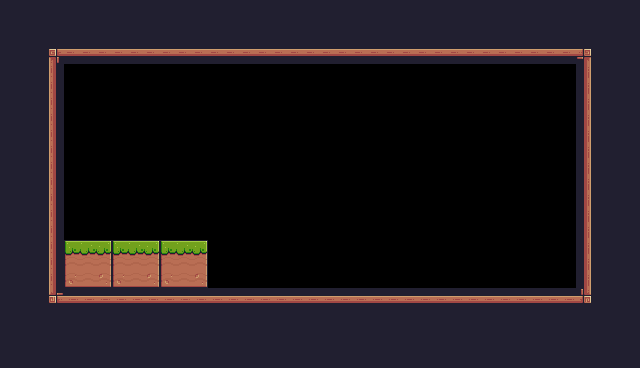

This game map was drawn from its Tiled (.tmx) file and the tilesets committed beside it. A one-line description and the full map source follow:
An orthogonal 40x23 tile map with 16x16 px tiles, 1 tile layer (Camada de Blocos 1).

<map version="1.10" tiledversion="1.11.2" orientation="orthogonal" renderorder="right-down" width="40" height="23" tilewidth="16" tileheight="16" infinite="0" nextlayerid="2" nextobjectid="1">
 <tileset firstgid="1" source="Pixel Adventure.tsx" />
 <layer id="1" name="Camada de Blocos 1" width="40" height="23">
  <data encoding="csv">
24,24,24,24,24,24,24,24,24,24,24,24,24,24,24,24,24,24,24,24,24,24,24,24,24,24,24,24,24,24,24,24,24,24,24,24,24,24,24,24,
24,24,24,24,24,24,24,24,24,24,24,24,24,24,24,24,24,24,24,24,24,24,24,24,24,24,24,24,24,24,24,24,24,24,24,24,24,24,24,24,
24,24,24,24,24,24,24,24,24,24,24,24,24,24,24,24,24,24,24,24,24,24,24,24,24,24,24,24,24,24,24,24,24,24,24,24,24,24,24,24,
24,24,24,89,90,90,90,90,90,90,90,90,90,90,90,90,90,90,90,90,90,90,90,90,90,90,90,90,90,90,90,90,90,90,90,90,91,24,24,24,
24,24,24,111,0,0,0,0,0,0,0,0,0,0,0,0,0,0,0,0,0,0,0,0,0,0,0,0,0,0,0,0,0,0,0,0,113,24,24,24,
24,24,24,111,0,0,0,0,0,0,0,0,0,0,0,0,0,0,0,0,0,0,0,0,0,0,0,0,0,0,0,0,0,0,0,0,113,24,24,24,
24,24,24,111,0,0,0,0,0,0,0,0,0,0,0,0,0,0,0,0,0,0,0,0,0,0,0,0,0,0,0,0,0,0,0,0,113,24,24,24,
24,24,24,111,0,0,0,0,0,0,0,0,0,0,0,0,0,0,0,0,0,0,0,0,0,0,0,0,0,0,0,0,0,0,0,0,113,24,24,24,
24,24,24,111,0,0,0,0,0,0,0,0,0,0,0,0,0,0,0,0,0,0,0,0,0,0,0,0,0,0,0,0,0,0,0,0,113,24,24,24,
24,24,24,111,0,0,0,0,0,0,0,0,0,0,0,0,0,0,0,0,0,0,0,0,0,0,0,0,0,0,0,0,0,0,0,0,113,24,24,24,
24,24,24,111,0,0,0,0,0,0,0,0,0,0,0,0,0,0,0,0,0,0,0,0,0,0,0,0,0,0,0,0,0,0,0,0,113,24,24,24,
24,24,24,111,0,0,0,0,0,0,0,0,0,0,0,0,0,0,0,0,0,0,0,0,0,0,0,0,0,0,0,0,0,0,0,0,113,24,24,24,
24,24,24,111,0,0,0,0,0,0,0,0,0,0,0,0,0,0,0,0,0,0,0,0,0,0,0,0,0,0,0,0,0,0,0,0,113,24,24,24,
24,24,24,111,0,0,0,0,0,0,0,0,0,0,0,0,0,0,0,0,0,0,0,0,0,0,0,0,0,0,0,0,0,0,0,0,113,24,24,24,
24,24,24,111,0,0,0,0,0,0,0,0,0,0,0,0,0,0,0,0,0,0,0,0,0,0,0,0,0,0,0,0,0,0,0,0,113,24,24,24,
24,24,24,111,7,8,9,7,8,9,7,8,9,0,0,0,0,0,0,0,0,0,0,0,0,0,0,0,0,0,0,0,0,0,0,0,113,24,24,24,
24,24,24,111,29,30,31,29,30,31,29,30,31,0,0,0,0,0,0,0,0,0,0,0,0,0,0,0,0,0,0,0,0,0,0,0,113,24,24,24,
24,24,24,111,51,52,53,51,52,53,51,52,53,0,0,0,0,0,0,0,0,0,0,0,0,0,0,0,0,0,0,0,0,0,0,0,113,24,24,24,
24,24,24,133,134,134,134,134,134,134,134,134,134,134,134,134,134,134,134,134,134,134,134,134,134,134,134,134,134,134,134,134,134,134,134,134,135,24,24,24,
24,24,24,24,24,24,24,24,24,24,24,24,24,24,24,24,24,24,24,24,24,24,24,24,24,24,24,24,24,24,24,24,24,24,24,24,24,24,24,24,
24,24,24,24,24,24,24,24,24,24,24,24,24,24,24,24,24,24,24,24,24,24,24,24,24,24,24,24,24,24,24,24,24,24,24,24,24,24,24,24,
24,24,24,24,24,24,24,24,24,24,24,24,24,24,24,24,24,24,24,24,24,24,24,24,24,24,24,24,24,24,24,24,24,24,24,24,24,24,24,24,
24,24,24,24,24,24,24,24,24,24,24,24,24,24,24,24,24,24,24,24,24,24,24,24,24,24,24,24,24,24,24,24,24,24,24,24,24,24,24,24
</data>
 </layer>
</map>
